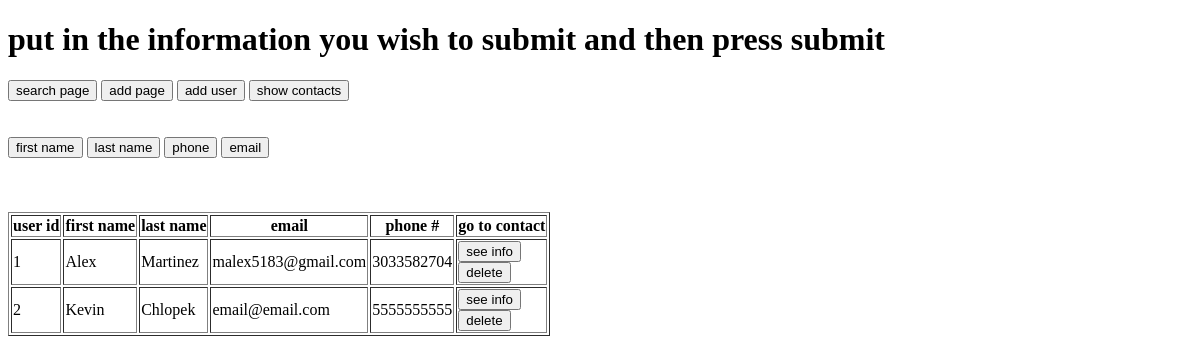
The app's page /list/, older data.
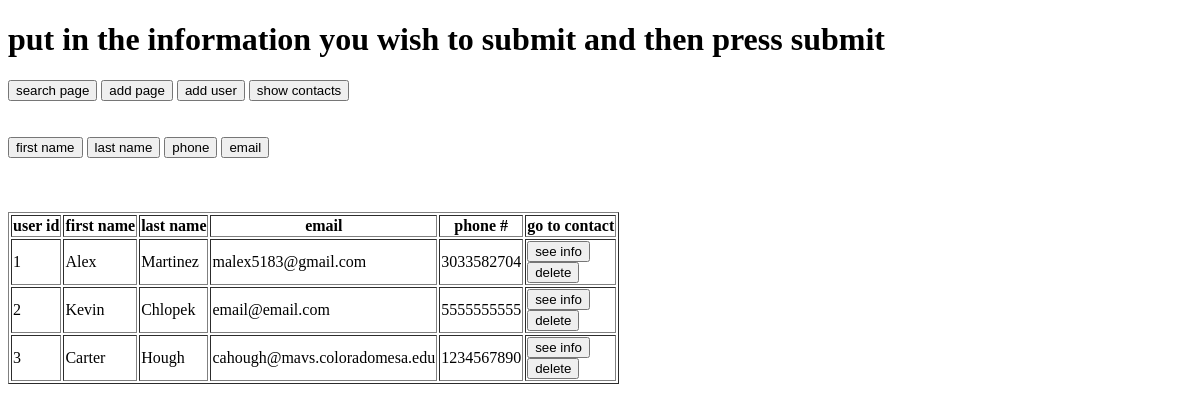
The same page, newer data.
### list/models.py (models this page shows, shortened)
class my_contacts(models.Model):
	first = models.CharField(max_length=20)
	last = models.CharField(max_length=20)
	email = models.CharField(max_length=50)
	phone = models.IntegerField()

### list/views.py (the view)
def index(request):
	list = my_contacts.objects.all()
	events=[]
	for l in list:
		x=[]
		x.append(l.id)
		x.append(l.first)
		x.append(l.last)
		x.append(l.email)
		x.append(l.phone)
		events.append(x)
	return render(request, 'list.html',{'events':events})

### templates/list.html (shortened to what this page needs)
<!DOCTYPE html>
<html>
<h1> put in the information you wish to submit and then press submit</h1>
<div class="button-container">
<form action="http://127.0.0.1:8000/search">
        <div>
                <button type="submit"> search page</button>
        </div>
</form>
<form action="http://127.0.0.1:8000/add">
        <div>
                <button type="submit">add page</button>
        </div>
</form>
<form action="http://127.0.0.1:8000/add_new/">
        <div>
                <button type="submit">add user</button>
        </div>
</form>
<form action="http://127.0.0.1:8000/list">
        <div>
                <button type="submit">show contacts</button>
        </div>
</form>
</div>
<br><br>
<div class="button-container">
<form action="http://127.0.0.1:8000/list/first_name/">
        <div>
                <button type="submit">first name</button>
        </div>
</form>
<form action="http://127.0.0.1:8000/list/last_name/">
        <div>
                <button type="submit">last name</button>
        </div>
</form>
<form action="http://127.0.0.1:8000/list/by_phone/">
        <div>
                <button type="submit">phone</button>
        </div>
</form>
<form action="http://127.0.0.1:8000/list/by_email/">
        <div>
                <button type="submit">email</button>
        </div>
</form>
</div><br><br><br>
<body>
<table border="1">
	<th>user id </th>
	<th>first name</th>
	<th>last name</th>
	<th>email </th>
	<th>phone #</th>
	<th>go to contact</th>
	{% for event in events%}
		<tr>
		{% for x in event %}
			<td>
			{{ x }}
			</td>
		{% endfor %}
		<td>
		<form action="http://127.0.0.1:8000/do_action/" method="post">
		<input type="submit" value="see info">
		</form>
            <form action="http://127.0.0.1:8000/do_action/delete/" method="post">
		    <input type="submit" value="delete">
		</form>
		</td>
		</tr>
	{% endfor %}
</table>
</body>
</html>

### templates/list.html (style rules this page uses)
.button-container form, .button-container form div { display: inline; }
.button-container button { display: inline; vertical-align: middle; }

Row changes from the older to the newer data that the page shows:
added my_contacts: event "Carter" "Hough" "cahough@mavs.coloradomesa.edu"
Text that changed along with them:
new list line: "3 1234567890 see info delete"
